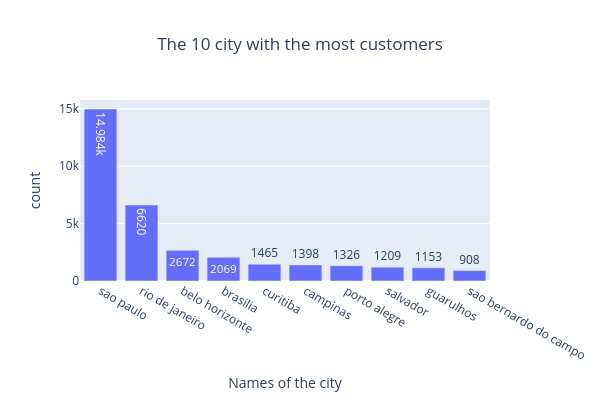

Notebook source saved alongside this figure:
### Markdown cell above
#### Distribution of customers across different city

### Code cell
print(f"Number of unique customer city: {len(customer['customer_city'].unique())} ")
customer_city_number = customer.groupby('customer_city')['customer_unique_id'].nunique().reset_index(name='unique_customers')
customer_city_number = customer_city_number.sort_values('unique_customers', ascending=False)[:10]

bar_plot(customer_city_number['customer_city'],
         customer_city_number['unique_customers'],
         'Names of the city','count', 'The 10 city with the most customers')

### Figure 1 — Plotly figure (JSON) as saved in the notebook; plotly's stock layout.template omitted (floating-point values rounded to 4 significant figures)
{"data": [{"alignmentgroup": "True", "hovertemplate": "Names of the city=%{x}<br>count=%{y}<extra></extra>", "legendgroup": "", "marker": {"color": "#636efa", "pattern": {"shape": ""}}, "name": "", "offsetgroup": "", "orientation": "v", "showlegend": false, "textposition": "auto", "texttemplate": "%{y}", "type": "bar", "x": ["sao paulo", "rio de janeiro", "belo horizonte", "brasilia", "curitiba", "campinas", "porto alegre", "salvador", "guarulhos", "sao bernardo do campo"], "xaxis": "x", "y": [14984, 6620, 2672, 2069, 1465, 1398, 1326, 1209, 1153, 908], "yaxis": "y"}], "layout": {"barmode": "relative", "height": 400, "legend": {"tracegroupgap": 0}, "title": {"text": "The 10 city with the most customers", "x": 0.5}, "width": 600, "xaxis": {"anchor": "y", "domain": [0, 1], "title": {"text": "Names of the city"}}, "yaxis": {"anchor": "x", "domain": [0, 1], "title": {"text": "count"}}}}
